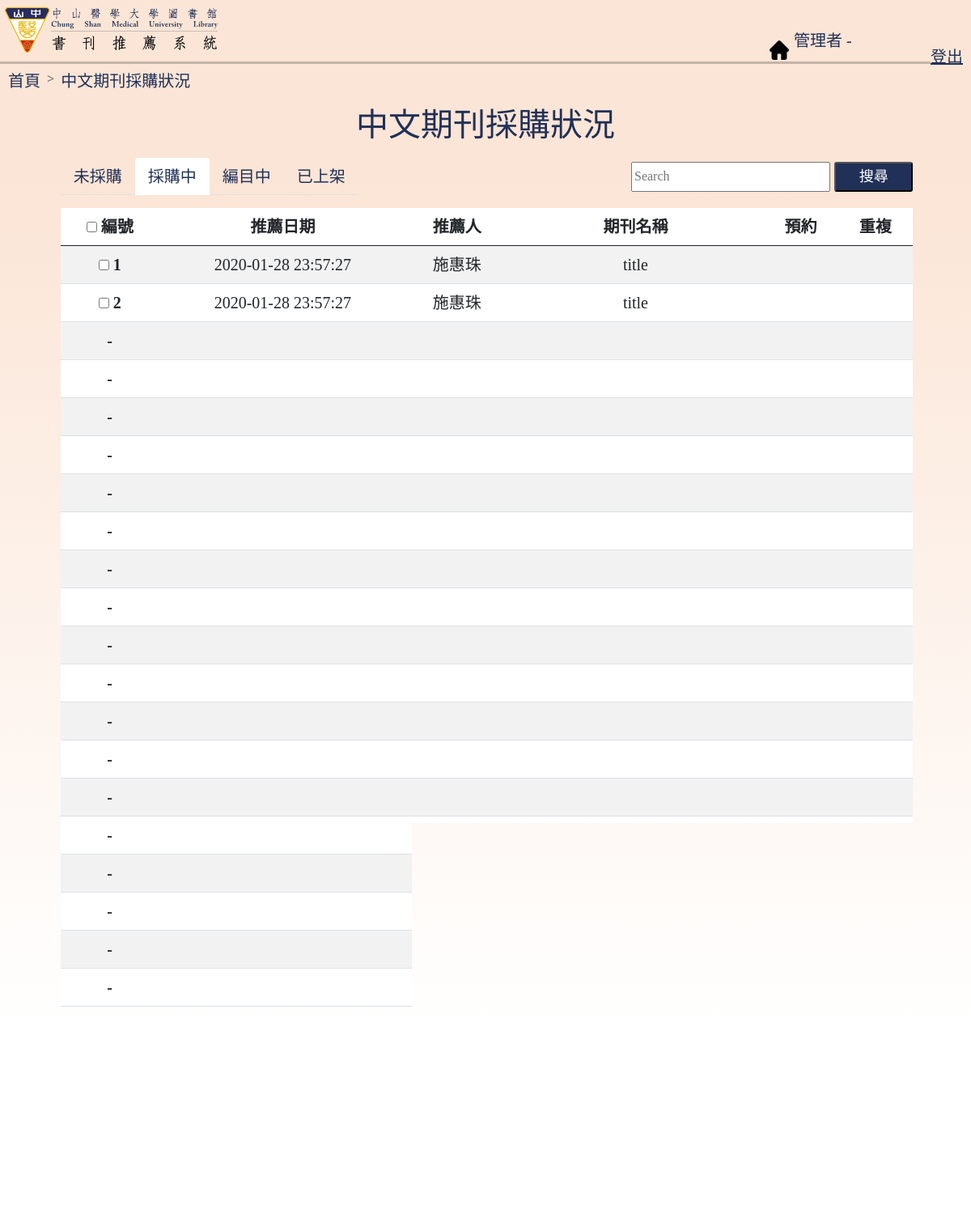
/administrator/cj_buysit2.php, run on the app's committed database.
### tables this page shows
CREATE TABLE `hrec_cj` (
  `no` int NOT NULL AUTO_INCREMENT,
  `name` varchar(12) NOT NULL DEFAULT '',
  `id` varchar(12) NOT NULL DEFAULT '',
  `style` varchar(12) NOT NULL DEFAULT '其他',
  `unit` varchar(40) NOT NULL DEFAULT '',
  `email` varchar(40) DEFAULT NULL,
  `pred` char(2) NOT NULL DEFAULT '',
  `title` varchar(60) NOT NULL DEFAULT '',
  `publishTel` varchar(20) DEFAULT NULL,
  `publish` varchar(60) NOT NULL DEFAULT '',
  `issn` varchar(15) DEFAULT NULL,
  `price` varchar(15) DEFAULT NULL,
  `date` datetime DEFAULT CURRENT_TIMESTAMP,
  `reason` varchar(255) DEFAULT NULL,
  `situation` varchar(20) DEFAULT '待處理',
  `duplicate` varchar(4) DEFAULT NULL,
  `IntroUrl` varchar(255) DEFAULT NULL,
  `nbReason` varchar(255) DEFAULT NULL,
  `empty` varchar(2) DEFAULT '否',
  PRIMARY KEY (`no`)
);

### administrator/cj_buysit2.php (the view, shortened to what the rows shown need)
<!DOCTYPE html>
<?php session_start();
require_once("../mysql_connect.php");
?>
<html>
<head>
    <link href="https://cdn.jsdelivr.net/npm/bootstrap@5.0.0/dist/css/bootstrap.min.css" rel="stylesheet"
>
    <link rel="stylesheet" type="text/css" href="./style.css" />
</head>
<body>
    <h2 id="mid-title">中文期刊採購狀況</h2>
    <nav class="navbar navbar-light" style="width:95%;">
        <div class="container-fluid" style="margin-left:5.5%;">
            <div id="cj_table" style="width:100%;">
                <table class="table table-striped table-hover" id="record-table" align="center">
                    <thead>
                        <tr>
                            <th scope="col">
                                <input type="checkbox" name="all"
                                    onclick="check_all(this,'check'); disableElement('all'); allPush();">
                                編號
                            </th>
                            <th scope="col">推薦日期</th>
                            <th scope="col">推薦人</th>
                            <th scope="col">期刊名稱</th>
                            <th scope="col">預約</th>
                            <th scope="col">重複</th>
                        </tr>
                    </thead>
                    <tbody>
                        <?php
                        $sql_view = "SELECT * FROM hrec_cj WHERE `situation` LIKE '採購中' AND `empty` LIKE '否'";
                        $result = $con->query($sql_view);
                        if ($result) {
                            $total = mysqli_num_rows($result);
                            $number = intval($total / 20);
                            $spare = $total % 20;
                            if ($spare != 0) {
                                $number += 1;
                            }
                        }
                        $sql = "SELECT `no`,`date`,`name`,`title`,`pred`,`duplicate`
                                FROM hrec_cj
                                WHERE `situation` LIKE '採購中' AND `empty` LIKE '否'";
                        $sql = $sql . " ORDER BY date desc ";
                        if (isset($_GET['page'])) {
                            $temp = 0;
                            while ($temp < $number) {
                                $temp = $temp + 1;
                                if (intval($_GET['page']) == $temp) {
                                    $temp1 = ($temp - 1) * 20;
                                    $sql = $sql . ' LIMIT ' . $temp1 . ',20;';
                                    break;
                                }
                            }
                        } else {
                            $sql = $sql . " LIMIT 0,20;";
                        }
                        $result = $con->query($sql);
                        $num = 1;
                        if (isset($_GET['page'])) {
                            $p = intval($_GET['page']);
                            $num = $num + 20 * ($p - 1);
                        } else {
                            $p = 1;
                            $num = $num + 20 * ($p - 1);
                        }
                        while ($hrec_cj = $result->fetch_array()) {
                            echo '<tr style="vertical-align: middle;">';
                            echo '<th><input type="checkbox" name="check" onclick="disableElement(' . "'check'" . ')" value="' . $hrec_cj["no"] . '">&nbsp;' . $num . '</th>';
                            echo '<td>' . $hrec_cj["date"] . '</td>';
                            echo '<td>' . $hrec_cj["name"] . '</td>';
                            echo '<td style="width:30%;">' . $hrec_cj["title"] . '</td>';
                            echo '<td>' . $hrec_cj["pred"] . '</td>';
                            echo '<td>' . $hrec_cj["duplicate"] . '</td>';
                            echo '</tr>';
                            $num += 1;
                        }
                        if ($spare < 20 && $spare > 0) {
                            $need = 20 - $spare;
                            if ($number == 1) {
                                for ($i = 1; $i <= $need; $i++) {
                                    echo '<tr>
                                        <th>-</th>
                                        <td> </td>
                                        <td> </td>
                                        <td> </td>
                                        <td> </td>
                                        <td> </td>
                                        </tr>';
                                }
                            }
                        }
                        ?>
                    </tbody>
                </table>
            </div>
        </div>
    </nav>
    <br><br>
    <br>
</body>
</html>

### data on the page
hrec_cj: date "2020-01-28 23:57:27", name "施惠珠", title "title"
hrec_cj: date "2020-01-28 23:57:27", name "施惠珠", title "title"
